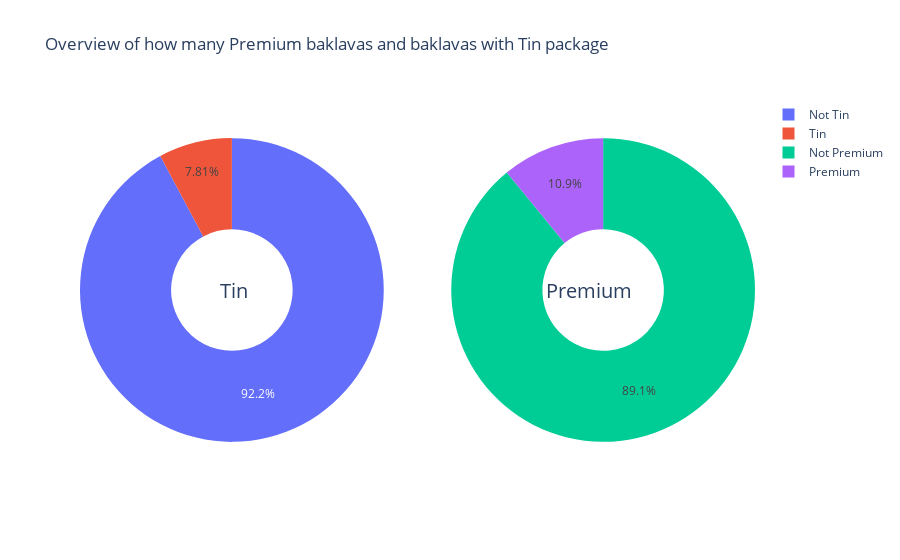

Notebook source saved alongside this figure:
### Code cell
#Prepare dataset to plot
label_tin = df_clean['tin'].value_counts().index
label_premium = df_clean['premium'].value_counts().index

value_tin = df_clean['tin'].value_counts().values
value_premium = df_clean['premium'].value_counts().values

# Create subplots: use 'domain' type for Pie subplot
fig = make_subplots(rows=1, cols=2, specs=[[{'type':'domain'}, {'type':'domain'}]])


fig.add_trace(go.Pie(labels=label_tin, 
                     values=value_tin, 
                     name="Tin"),
              1, 1)

fig.add_trace(go.Pie(labels=label_premium, 
                     values=value_premium, 
                     name="Premium"),
              1, 2)

# Use `hole` to create a donut-like pie chart
fig.update_traces(hole=.4, hoverinfo="label+percent+value")



fig.update_layout(
    title_text="Overview of how many Premium baklavas and baklavas with Tin package",
    # Add annotations in the center of the donut pies.
    annotations=[dict(text='Tin', x=0.205, y=0.5, font_size=20, showarrow=False),
                 dict(text='Premium', x=0.82, y=0.5, font_size=20, showarrow=False)])
fig.show()

### Figure 1 — Plotly figure (JSON) as saved in the notebook; plotly's stock layout.template omitted (floating-point values rounded to 4 significant figures)
{"data": [{"domain": {"x": [0, 0.45], "y": [0, 1]}, "hole": 0.4, "hoverinfo": "label+percent+value", "labels": ["Not Tin", "Tin"], "name": "Tin", "type": "pie", "values": [59, 5]}, {"domain": {"x": [0.55, 1], "y": [0, 1]}, "hole": 0.4, "hoverinfo": "label+percent+value", "labels": ["Not Premium", "Premium"], "name": "Premium", "type": "pie", "values": [57, 7]}], "layout": {"annotations": [{"font": {"size": 20}, "showarrow": false, "text": "Tin", "x": 0.205, "y": 0.5}, {"font": {"size": 20}, "showarrow": false, "text": "Premium", "x": 0.82, "y": 0.5}], "title": {"text": "Overview of how many Premium baklavas and baklavas with Tin package"}}}
